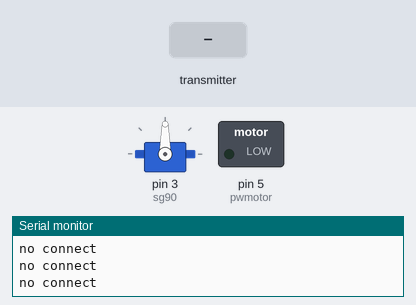
The sketch below on a simulated Arduino Uno, built with avr-gcc and run on an emulated ATmega328P. Parts: servo, switched loads named in the sketch (green lamp = pin HIGH), the last lines printed to the serial monitor. The inputs (shaded band) are chosen by the test bench. No radio packets arrive unless stated; pins used as bus, display or sensor lines are not drawn.

Above: at 1.3 s.
1.4 s: the transmitter starts sending datas.0 = 0
At 1.8 s:
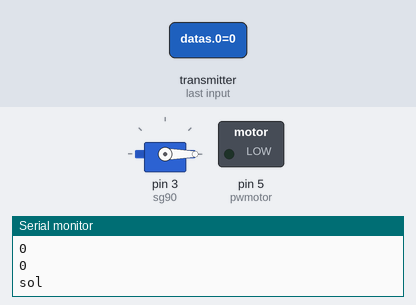
3.0 s: the transmitter starts sending datas.1 = 256
At 3.3 s:
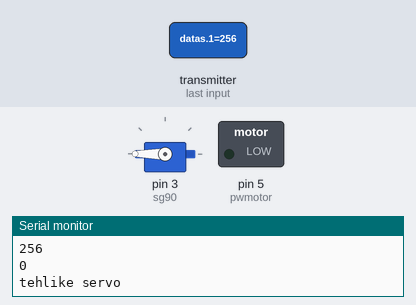
4.5 s: the transmitter starts sending datas.2 = 1023
At 4.8 s:
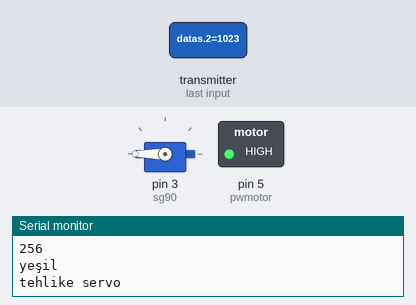
6.0 s: the transmitter starts sending datas.1 = 512
At 6.4 s:
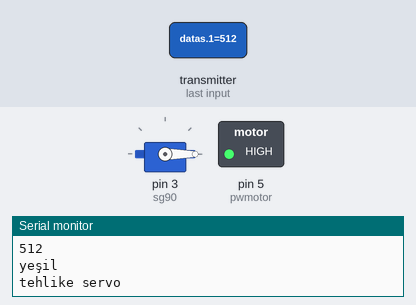
7.5 s: the transmitter starts sending datas.1 = 1023
At 8.0 s:
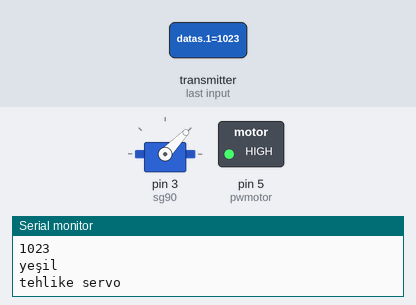
9.0 s: the transmitter starts sending datas.2 = 0
At 9.5 s:
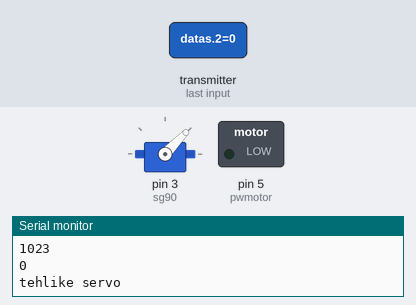
Timing chart, 0 to 11.5 s (numbered marks = the images above; inputs shaded):
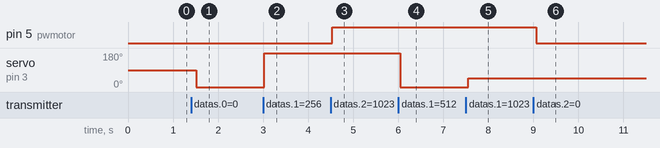

The sketch:

alici_v2.ino
```cpp
#include <SPI.h>
#include <nRF24L01.h>
#include <RF24.h>
#include <Servo.h>

#define CE_pin 7
#define CSN_pin 8
#define pwmotor 5
#define yesil 1
#define mavi 0


RF24 radio(CE_pin , CSN_pin);
//address through which two modules communicate.
const byte address[6] = "00371";
const byte boyut = 3;

int datas[boyut] ;


Servo sg90;


void setup()
{
  while (!Serial);
    Serial.begin(9600);

  radio.begin();

  //set the address
  radio.openReadingPipe(0, address);

  //Set module as receiver
  radio.startListening();

  pinMode(pwmotor , OUTPUT);
  pinMode(yesil , OUTPUT);
  pinMode(mavi , OUTPUT);

digitalWrite(mavi, LOW);
digitalWrite(yesil, LOW);

  sg90.attach(3);    //Set servo pin at digital 5
  sg90.write(90);


}

void loop()
{
  //Read the data if available in buffer


 if(radio.available()){
   radio.read( &datas , sizeof(datas));
    Serial.println(datas[1]);
    sg90.write(datas[1]);

    analogWrite(pwmotor,abs(datas[2]));
    if(datas[2]>0){
      digitalWrite(yesil, HIGH);
      digitalWrite(mavi, LOW);
      Serial.println("yeşil");
    }
        else if(datas[2]<0){
      digitalWrite(yesil, LOW);
      digitalWrite(mavi, HIGH);
      Serial.println("mavi");
    }
    else{
    Serial.println(datas[2]);
    }

    if(datas[1]==90){
    Serial.println("orta");
    }
    else if(datas[1]>90 && datas[1]<=180){
    Serial.println("sağ");
    }
    else if(datas[1]<90 && datas[1]>=0){
    Serial.println("sol");
    }
    else{
    Serial.println("tehlike servo");
    }
    delay(150);

 }

  else{
  Serial.println("no connect");
  delay(500);
  }

                        //iyileştirme yap   düzelt
/*
    for (byte i = 0;  i < boyut; i++)
    {

        if(datap[i] != datas[i]){break;}
      datap[boyut] = radio.read( &datas , sizeof(datas));
        if(i==boyut){ i = 0 ;}
    }
*/


}
```

Measured:
- after the input at 1.4 s, servo on pin 3 (sg90): 90° → 0° after 0.11 s
- after the input at 3.0 s, servo on pin 3 (sg90): 0° → 180° at once
- after the input at 4.5 s, pin 5 (pwmotor): LOW → HIGH at once
- after the input at 6.0 s, servo on pin 3 (sg90): 180° → 0° after 0.05 s
- after the input at 7.5 s, servo on pin 3 (sg90): 0° → 46° after 0.06 s
- after the input at 9.0 s, pin 5 (pwmotor): HIGH → LOW after 0.07 s
